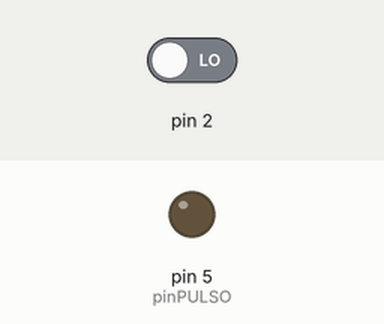
Bench run of a sketch on a simulated Arduino Uno, built with avr-gcc and run on an emulated ATmega328P. Shown: output pins drawn as LEDs (lit = HIGH). Inputs (shaded band) come from the test bench; at power-on: pin 2 LOW.

Above: at 1.2 s.
1.3 s: pin 2 driven HIGH
At 1.7 s:
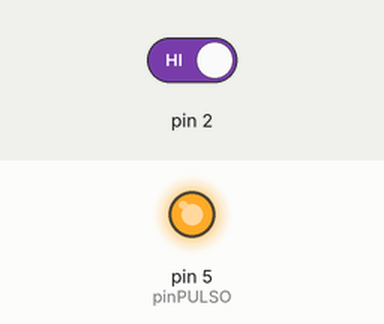
Timing chart, 0 to 4.3 s (numbered marks = the images above; inputs shaded):
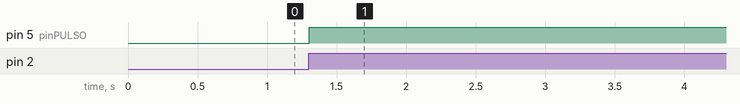

The sketch:

VARIADOR_DE_FREQ.ino
```cpp
int Tdisparo= 7000;  //tiempo del disparo
int pinPot = 5;  //entrada potenciometro
int pinPULSO = 5, pot = 0; //salida de pulso
int pinzero = 0; //entrada
int INTCERO=0;

void CRUCECERO()
{
  INTCERO=1;  //incrementamos la variable de pulsos
  digitalWrite(pinPULSO, LOW);
  Tdisparo= map(analogRead(pinPot), 0, 1023, 0,8333);
}
void setup() {
  Serial.begin(9600);
  pinMode(pinzero, INPUT);
  pinMode(pinPot, INPUT);
  pinMode(pinPULSO, OUTPUT);
 attachInterrupt(pinzero,CRUCECERO,RISING);//(Interrupción 0(Pin2),función,Flanco de subida

}


void loop() {

      if(INTCERO==1){
      delayMicroseconds(Tdisparo);
      digitalWrite(pinPULSO, HIGH);   // sets the pin on
      // pauses for 50 microseconds
      //digitalWrite(pinPULSO, LOW);
      INTCERO=0;
      }

     }
```

Measured:
- after the input at 1.3 s, pin 5 (pinPULSO): LOW → HIGH at once
